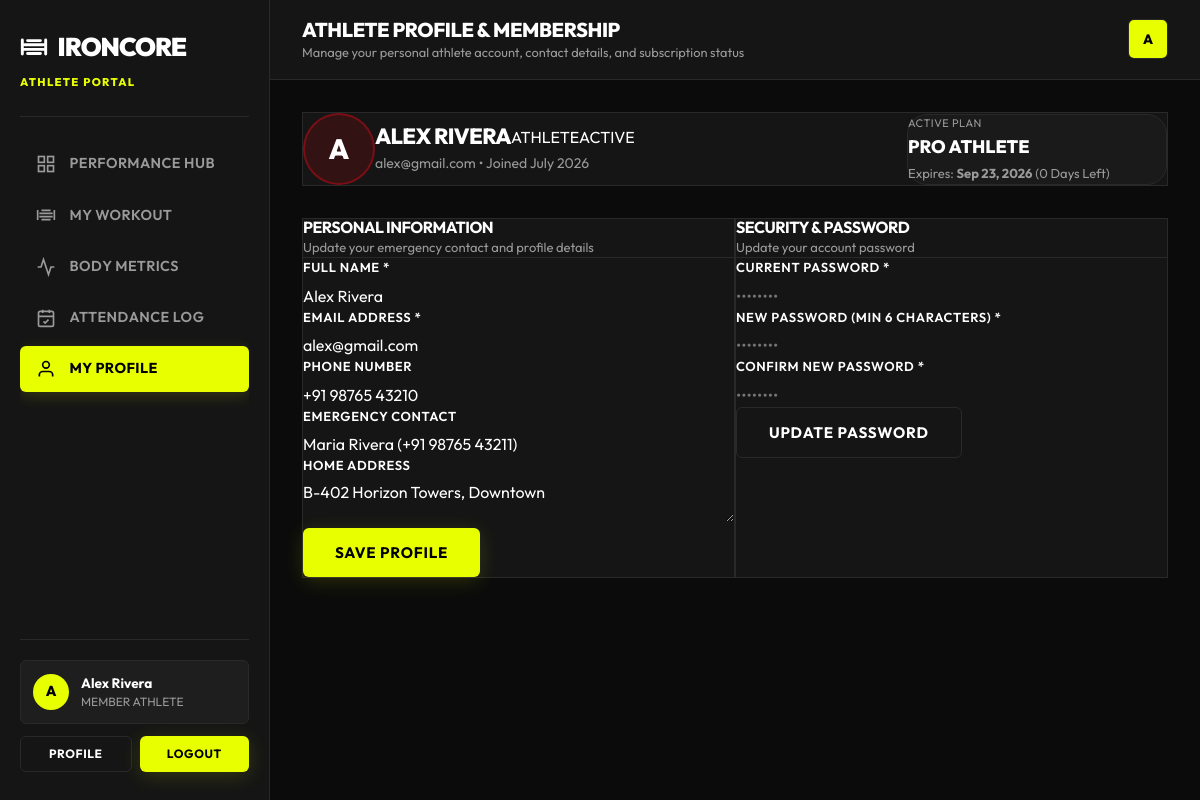
The app's page /member/profile.php (signed in) with its own data.
### tables this page shows
CREATE TABLE IF NOT EXISTS `users` (
    `id` INT AUTO_INCREMENT PRIMARY KEY,
    `full_name` VARCHAR(100) NOT NULL,
    `username` VARCHAR(50) NOT NULL UNIQUE,
    `email` VARCHAR(150) NOT NULL UNIQUE,
    `password_hash` VARCHAR(255) NOT NULL,
    `role` ENUM('admin', 'trainer', 'member') NOT NULL DEFAULT 'member',
    `avatar` VARCHAR(255) NULL,
    `status` ENUM('active', 'inactive', 'suspended') NOT NULL DEFAULT 'active',
    `created_at` TIMESTAMP DEFAULT CURRENT_TIMESTAMP,
    `updated_at` TIMESTAMP DEFAULT CURRENT_TIMESTAMP ON UPDATE CURRENT_TIMESTAMP,
    INDEX `idx_username` (`username`),
    INDEX `idx_email` (`email`),
    INDEX `idx_role` (`role`)
);

CREATE TABLE IF NOT EXISTS `subscriptions` (
    `id` INT AUTO_INCREMENT PRIMARY KEY,
    `member_id` INT NOT NULL,
    `plan_id` INT NOT NULL,
    `start_date` DATE NOT NULL,
    `end_date` DATE NOT NULL,
    `auto_renew` TINYINT(1) DEFAULT 1,
    `status` ENUM('active', 'expired', 'cancelled', 'pending') DEFAULT 'active',
    `created_at` TIMESTAMP DEFAULT CURRENT_TIMESTAMP,
    FOREIGN KEY (`member_id`) REFERENCES `members`(`id`) ON DELETE CASCADE,
    FOREIGN KEY (`plan_id`) REFERENCES `membership_plans`(`id`) ON DELETE RESTRICT,
    INDEX `idx_sub_member` (`member_id`),
    INDEX `idx_sub_status` (`status`)
);

CREATE TABLE IF NOT EXISTS `members` (
    `id` INT AUTO_INCREMENT PRIMARY KEY,
    `user_id` INT NOT NULL UNIQUE,
    `assigned_trainer_id` INT NULL,
    `phone` VARCHAR(20) NULL,
    `emergency_contact` VARCHAR(100) NULL,
    `gender` ENUM('male', 'female', 'other') NULL,
    `dob` DATE NULL,
    `address` TEXT NULL,
    `join_date` DATE NOT NULL,
    `created_at` TIMESTAMP DEFAULT CURRENT_TIMESTAMP,
    FOREIGN KEY (`user_id`) REFERENCES `users`(`id`) ON DELETE CASCADE,
    FOREIGN KEY (`assigned_trainer_id`) REFERENCES `trainers`(`id`) ON DELETE SET NULL,
    INDEX `idx_assigned_trainer` (`assigned_trainer_id`)
);

CREATE TABLE IF NOT EXISTS `membership_plans` (
    `id` INT AUTO_INCREMENT PRIMARY KEY,
    `title` VARCHAR(100) NOT NULL,
    `tag` VARCHAR(50) NULL,
    `price` DECIMAL(10,2) NOT NULL,
    `billing_cycle` ENUM('monthly', 'annual') NOT NULL DEFAULT 'monthly',
    `duration_days` INT NOT NULL DEFAULT 30,
    `description` TEXT NULL,
    `features` JSON NULL,
    `is_recommended` TINYINT(1) DEFAULT 0,
    `status` ENUM('active', 'inactive') DEFAULT 'active',
    `created_at` TIMESTAMP DEFAULT CURRENT_TIMESTAMP
);

### app/views/member/profile.php (the view, shortened to what the rows shown need)
<?php
require_once __DIR__ . '/../../services/GymManagementService.php';
$userId = (int) ($_SESSION['user_id'] ?? 0);
$svc = new GymManagementService();
$user = $svc->getUserById($userId);
$member = $svc->getMemberByUserId($userId);
$memberData = $svc->memberDashboard($userId);
$sub = $memberData['subscription'];
?>
<!DOCTYPE html>
<html lang="en">
<head>
  <link rel="stylesheet" href="/assets/css/style.css">
  <link rel="stylesheet" href="/assets/css/dashboard.css">
  <link rel="stylesheet" href="/assets/css/responsive.css">
  <link rel="stylesheet" href="/assets/css/admin-modules.css">
</head>
<body style="background-color: var(--color-bg);">
  <div class="dashboard-shell">
    <?php
    require_once __DIR__ . '/../layouts/member_nav.php';
    ?>
      <main class="dashboard-body">
        <section class="modern-card" style="padding: var(--space-6); background: var(--color-surface); border: 1px solid var(--color-border); border-radius: var(--radius-xl); margin-bottom: var(--space-6);">
          <div style="display: flex; align-items: center; justify-content: space-between; gap: var(--space-5); flex-wrap: wrap;">
            <div style="display: flex; align-items: center; gap: var(--space-4);">
              <div class="avatar-circle" style="width: 72px; height: 72px; font-size: 28px; font-weight: 800; background: rgba(229, 9, 20, 0.15); color: var(--color-primary); border: 2px solid rgba(229, 9, 20, 0.4);">
                <?= strtoupper(substr($user['full_name'] ?? 'Athlete', 0, 1)) ?>
              </div>
              <div>
                <div style="display: flex; align-items: center; gap: var(--space-3); flex-wrap: wrap;">
                  <h2 style="font-size: 22px; font-weight: 800; color: var(--color-text); margin: 0;"><?= htmlspecialchars($user['full_name'] ?? 'Athlete') ?></h2>
                  <span class="badge badge-primary">ATHLETE</span>
                  <span class="badge <?= ($sub && $sub['status'] === 'active') ? 'badge-success' : 'badge-warning' ?>">
                    <?= $sub ? strtoupper($sub['status']) : 'NO MEMBERSHIP' ?>
                  </span>
                </div>
                <p style="font-size: 14px; color: var(--color-text-muted); margin: 4px 0 0 0;">
                  <?= htmlspecialchars($user['email'] ?? '') ?> • Joined <?= date('F Y', strtotime($member['join_date'] ?? 'now')) ?>
                </p>
              </div>
            </div>
            <?php if ($sub): ?>
            <div style="padding: var(--space-4); background: rgba(255,255,255,0.02); border: 1px solid var(--color-border); border-radius: var(--radius-lg); min-width: 260px;">
              <div style="font-size: 11px; text-transform: uppercase; color: var(--color-text-muted); letter-spacing: 0.5px;">Active Plan</div>
              <div style="font-size: 18px; font-weight: 800; color: var(--color-primary); margin-top: 2px;"><?= htmlspecialchars($sub['plan_title']) ?></div>
              <div style="font-size: 13px; color: var(--color-text-muted); margin-top: 4px;">
                Expires: <strong style="color: var(--color-text);"><?= htmlspecialchars(date('M d, Y', strtotime($sub['end_date']))) ?></strong> (<?= (int)$memberData['days_remaining'] ?> Days Left)
              </div>
            </div>
            <?php endif; ?>
          </div>
        </section>
        <div style="display: grid; grid-template-columns: repeat(auto-fit, minmax(320px, 1fr)); gap: var(--space-6);">
          <section class="modern-card" style="padding: var(--space-6); background: var(--color-surface); border: 1px solid var(--color-border); border-radius: var(--radius-xl);">
            <form id="member-profile-form" onsubmit="submitMemberProfile(event)">
              <div style="display: flex; flex-direction: column; gap: var(--space-4);">
                <div>
                  <label class="form-label" style="font-size: 13px; font-weight: 600; color: var(--color-text); margin-bottom: 6px; display: block;">Full Name *</label>
                  <input type="text" name="full_name" class="form-input" value="<?= htmlspecialchars($user['full_name'] ?? '') ?>" required style="width: 100%;">
                </div>
                <div>
                  <label class="form-label" style="font-size: 13px; font-weight: 600; color: var(--color-text); margin-bottom: 6px; display: block;">Email Address *</label>
                  <input type="email" name="email" class="form-input" value="<?= htmlspecialchars($user['email'] ?? '') ?>" required style="width: 100%;">
                </div>
                <div>
                  <label class="form-label" style="font-size: 13px; font-weight: 600; color: var(--color-text); margin-bottom: 6px; display: block;">Phone Number</label>
                  <input type="text" name="phone" class="form-input" value="<?= htmlspecialchars($member['phone'] ?? '') ?>" placeholder="+1 (555) 000-0000" style="width: 100%;">
                </div>
                <div>
                  <label class="form-label" style="font-size: 13px; font-weight: 600; color: var(--color-text); margin-bottom: 6px; display: block;">Emergency Contact</label>
                  <input type="text" name="emergency_contact" class="form-input" value="<?= htmlspecialchars($member['emergency_contact'] ?? '') ?>" placeholder="Name & Phone" style="width: 100%;">
                </div>
                <div>
                  <label class="form-label" style="font-size: 13px; font-weight: 600; color: var(--color-text); margin-bottom: 6px; display: block;">Home Address</label>
                  <textarea name="address" class="form-input" rows="2" placeholder="Street Address, City..." style="width: 100%;"><?= htmlspecialchars($member['address'] ?? '') ?></textarea>
                </div>
              </div>
            </form>
          </section>
        </div>
      </main>
    </div>
  </div>
</body>
</html>

### records on screen
users: full_name "A", full_name "ALEX RIVERA", email "alex@gmail.com", full_name "Alex Rivera"
subscriptions: status "ACTIVE", plan.title "PRO ATHLETE", end_date "Sep 23, 2026"
members: join_date "July 2026", phone "+91 98765 43210", emergency_contact "Maria Rivera (+91 98765 43211)", address "B-402 Horizon Towers, Downtown"

### other values on screen
$memberInitial "A"
$memberName "Alex Rivera"
$pageTitle "ATHLETE PROFILE & MEMBERSHIP"
$pageSubtitle "Manage your personal athlete account, contact details, and subscription status"
$memberData['days_remaining'] "0"
